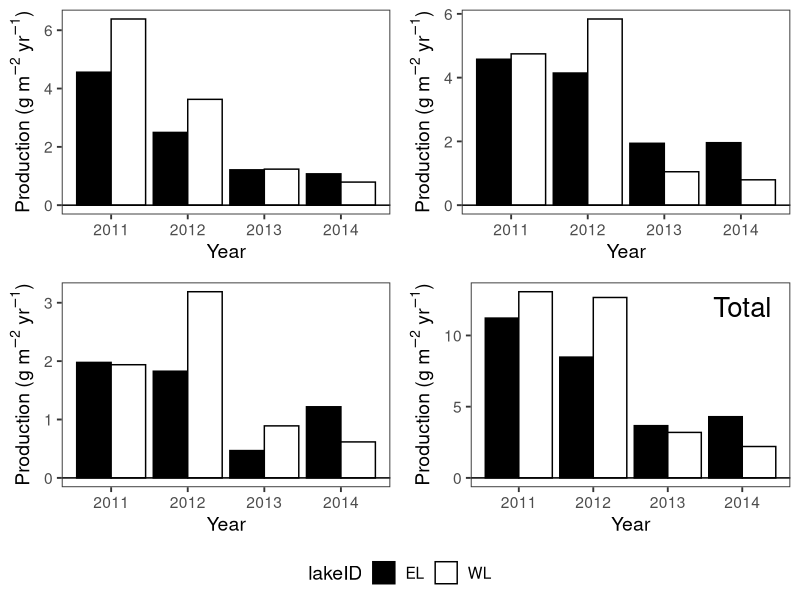

Source code (R):
#Figure of zooplankton production by taxa and total

library(ggplot2)
library(gridExtra)
#start wth figure for Stuart -> ratio of East:West long biomass - just using the mean, by year
#load zooplankton data
setwd('~/Documents/Notre Dame/long lake data/FINAL_data')

#Plante and Downing Production
prod<-read.csv('productionByTaxa_2011-2014.csv')

prod.daphnia<-prod[prod$taxa=='daphnia',]
daph.plot<-ggplot(data=prod.daphnia, aes(x=year,y=production.g.m2.yr,fill=lakeID))+geom_bar(stat='identity',position=position_dodge(),colour='black')+scale_fill_manual(values=c('EL'='black','WL'='white'))+theme_bw(base_size=14)+ylab(expression(paste('Production (g m'^-2,' yr'^-1,')')))+xlab('Year')+theme(panel.grid.major=element_blank(),panel.grid.minor=element_blank())+geom_hline(yintercept=0)+theme(legend.position='none')

prod.cyclopoid<-prod[prod$taxa=='cyclopoid',]
cyc.plot<-ggplot(data=prod.cyclopoid, aes(x=year,y=production.g.m2.yr,fill=lakeID))+geom_bar(stat='identity',position=position_dodge(),colour='black')+scale_fill_manual(values=c('EL'='black','WL'='white'))+theme_bw(base_size=14)+ylab(expression(paste('Production (g m'^-2,' yr'^-1,')')))+xlab('Year')+theme(panel.grid.major=element_blank(),panel.grid.minor=element_blank())+geom_hline(yintercept=0)+theme(legend.position='none')

prod.holopedium<-prod[prod$taxa=='holopedium',]
holo.plot<-ggplot(data=prod.holopedium, aes(x=year,y=production.g.m2.yr,fill=lakeID))+geom_bar(stat='identity',position=position_dodge(),colour='black')+scale_fill_manual(values=c('EL'='black','WL'='white'))+theme_bw(base_size=14)+ylab(expression(paste('Production (g m'^-2,' yr'^-1,')')))+xlab('Year')+theme(panel.grid.major=element_blank(),panel.grid.minor=element_blank())+geom_hline(yintercept=0)+theme(legend.position='none')

#Total production
tot.prod<-aggregate(prod$production.g.m2.yr,by=list(prod$lakeID,prod$year),sum,na.rm=T) 
colnames(tot.prod)<-c('lakeID','year','production.g.m2.yr')

tot.plot<-ggplot(data=tot.prod, aes(x=year,y=production.g.m2.yr,fill=lakeID))+geom_bar(stat='identity',position=position_dodge(),colour='black')+scale_fill_manual(values=c('EL'='black','WL'='white'))+theme_bw(base_size=14)+ylab(expression(paste('Production (g m'^-2,' yr'^-1,')')))+xlab('Year')+theme(panel.grid.major=element_blank(),panel.grid.minor=element_blank())+geom_hline(yintercept=0)+theme(legend.position='bottom')+annotate('text',x=2014,y=12,label='Total',size=7)


#combined plot of everything
g_legend<-function(a.gplot){
  tmp <- ggplot_gtable(ggplot_build(a.gplot))
  leg <- which(sapply(tmp$grobs, function(x) x$name) == "guide-box")
  legend <- tmp$grobs[[leg]]
  return(legend)}
myLegend<-g_legend(tot.plot)
test<-grid.arrange(arrangeGrob(daph.plot,cyc.plot,holo.plot,tot.plot+theme(legend.position='none'),nrow=2),myLegend,nrow=2,heights=c(10,1))